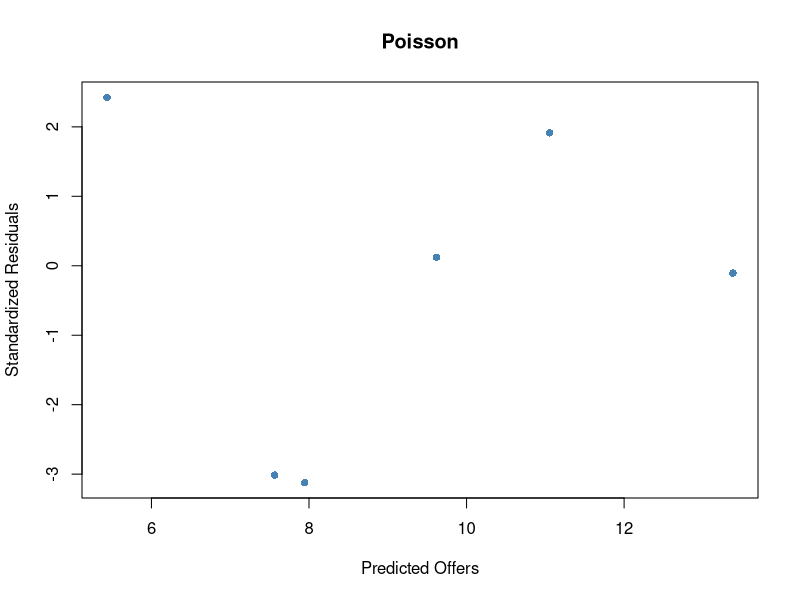
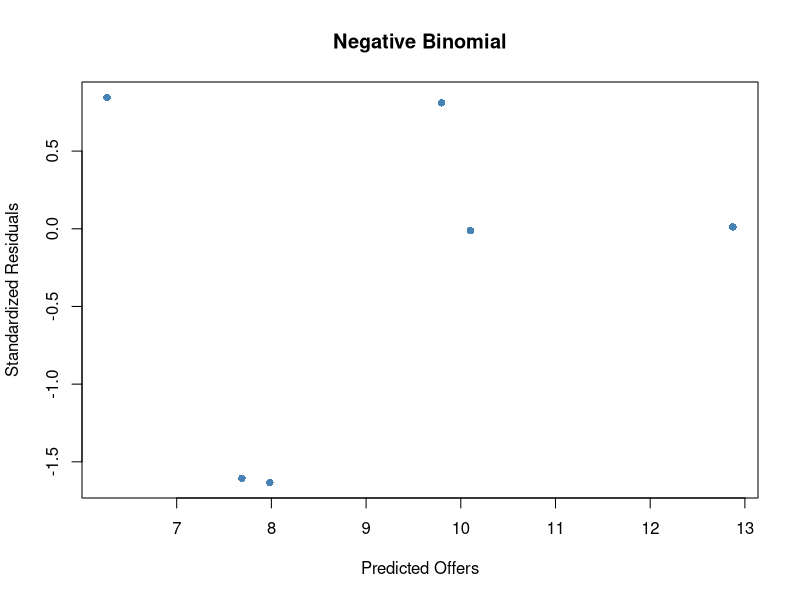
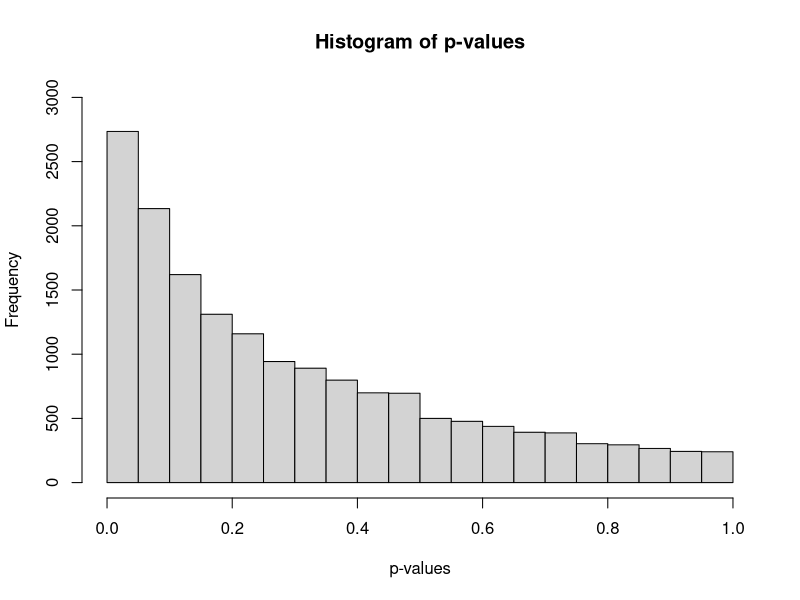

Recreate these plots in R, in order.
#imports
require(MASS)

#Datei einlesen
data = read.csv2("arab.csv", sep=",") 
#data = read.csv2("normed_arab.csv", sep=";") 

"
verallgemeinertes lineares Modell, p-values

- init Einflussgroessen treatment, time als data frame designmatrix
- init p-value-Vektor
"
treatment = c(rep(0,3), rep(1,3))
time = c(rep(1:3,2))

designmatrix = data.frame(treatment, time)

pvals = c(rep(0, 16529-4))

"
- iteriere ueber alle Gene
- erstelle data frame mit designmatrix und readcounts des aktuellen Gens
- currentglm: verallgemeinertes lineares Modell mit glm.nb fuer aktuelles Gen
"
for (i in 4:length(data[1,]))
{
  currentcounts = data[i]
  currentvals = data.frame(designmatrix, currentcounts)
  
  colnames(currentvals)[3] = "counts"
  
  currentglm = glm(counts ~ 1 + treatment + as.factor(time), data = currentvals, family=poisson)
  
  pvalue = summary(aov(currentglm))[[1]][2,5]
  
  pvals[i-3] = pvalue
  
}

"
- Einschub Residuenplots für ausgewählte Gene
"
currentvals = data.frame(designmatrix, data[1243])
currentvals
colnames(currentvals)[3] = "counts"

nbmodel = glm.nb(counts ~ 1 + treatment + as.factor(time), data = currentvals)

poissmodel = glm(counts ~ 1 + treatment + as.factor(time), data = currentvals, family=poisson)

p_res <- resid(poissmodel)
nb_res = resid(nbmodel)

plot(fitted(poissmodel), p_res, col='steelblue', pch=16,
     xlab='Predicted Offers', ylab='Standardized Residuals', main='Poisson')

plot(fitted(nbmodel), nb_res, col='steelblue', pch=16,
     xlab='Predicted Offers', ylab='Standardized Residuals', main='Negative Binomial')

"
Statistische Tests
- initialisiere DEgenes und NDEgenes

- iteriere über alle p-values
- sortiere alle groesser 0.05 aus
- fuer alle kleiner 0.05 berechne fold change
- falls fold change größer 2 oder kleiner 0.5, Gen ist DE Gen, sonst NDE Gen
"
DEgenes = data.frame(data[1], data[2], data[3])
NDEgenes = data.frame(data[1], data[2], data[3])

for(i in 4:(length(data[1,]))){
  
  if(pvals[i-3] < 0.05){
    
    mean.mock = mean(cbind(data[1, i], data[2, i], data[3, i]))
    mean.hrcc = mean(cbind(data[4, i], data[5, i], data[6, i]))

    if(mean.mock/mean.hrcc > 2 | mean.mock/mean.hrcc < 0.5){
      
      DEgenes = cbind(DEgenes, data[i])
      
    }
    
  } else{
    
    NDEgenes = cbind(NDEgenes, data[i])
    
  }
  
}

#Histogramm für die p-values
hist(pvals,breaks=seq(from=0, to=1, by=0.05),main="Histogram of p-values",xlab="p-values",ylim=c(0,3000))

"
Simulation

- init Vektoren für fitted values
"
NDEmock = rep(0, length(NDEgenes)-4)
NDEhrcc = rep(0, length(NDEgenes)-4)

"
- iteriere über NDE Gene
- berechne glm(...,family=poisson) ohne zeitlichen Aspekt
- speichere fitted values für mock und hrcc in Vektoren (sind jetzt gleich für alle mock/hrcc)
"
for (i in 4:length(NDEgenes)) {
  
  currentvals = data.frame(designmatrix, NDEgenes[i])
  
  colnames(currentvals)[3] = "counts"
  
  currentglm = glm(counts ~ 1 + treatment, data = currentvals,family=poisson)
  
  NDEmock[i-3] = fitted(currentglm)[1]
  NDEhrcc[i-3] = fitted(currentglm)[4]
  
}

#berechne mean der fitted value Vektoren
NDEmean.mock = mean(NDEmock)
NDEmean.hrcc = mean(NDEhrcc)
